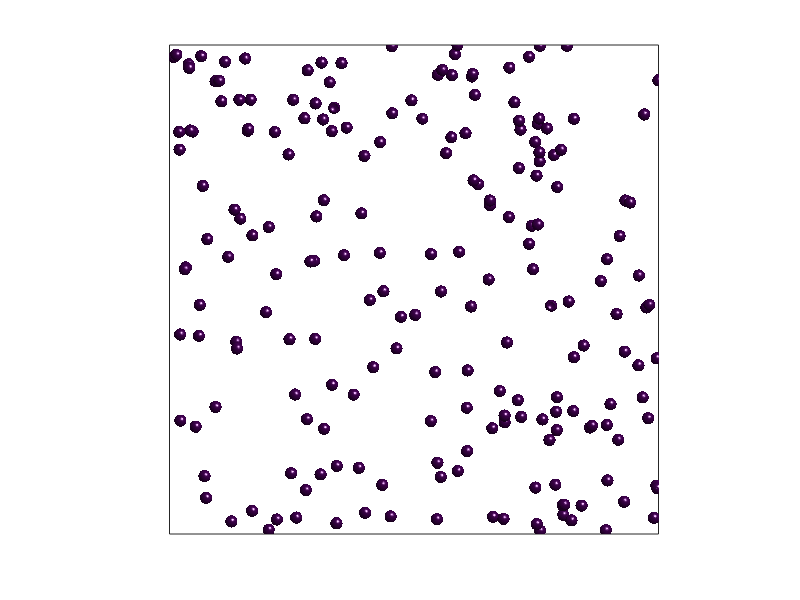

Recreate this plot in MATLAB. (Note: this script raises an error after producing the figure.)
close all

[x0,y0,z0] = sphere(30);

N = 200;
b = 20;
par = 2*[b b b];
M = 200;

pos(1,:) = 2*(rand(1,3)-0.5).*par;
col(1) = 1/N;
for j=2:N*M
    pos(j,:) = pos(j-1,:) + randn(1,3);
    for jj = 1:3
        if pos(j,jj)>par(jj) pos(j,jj) = 2*par(jj) - pos(j,jj); end
        if pos(j,jj)<-par(jj) pos(j,jj) = -pos(j,jj) - 2*par(jj); end
    end
    col(j) = (mod(j-1,N)+1)/N;
end

for k=1:M
    clf
    hold on
    for j=1:N
        ind = (j-1)*M+k;        
        surf(x0 + pos(ind,1),y0 + pos(ind,2),z0 + pos(ind,3), col(ind)*ones(size(x0)))
    end
    hold off
    axis image
    axis([-par(1) par(1) -par(2) par(2) -par(3) par(3)])
    box on
    set(gca,'xtick',[],'ytick',[],'ztick',[])
    caxis ([0 5])
    shading interp 
    camlight
    alpha(0.5)
    set(gcf,'color',[1 1 1])
    drawnow
    eval(['print -dpng tmp' mint2str(k,3)]);
end
